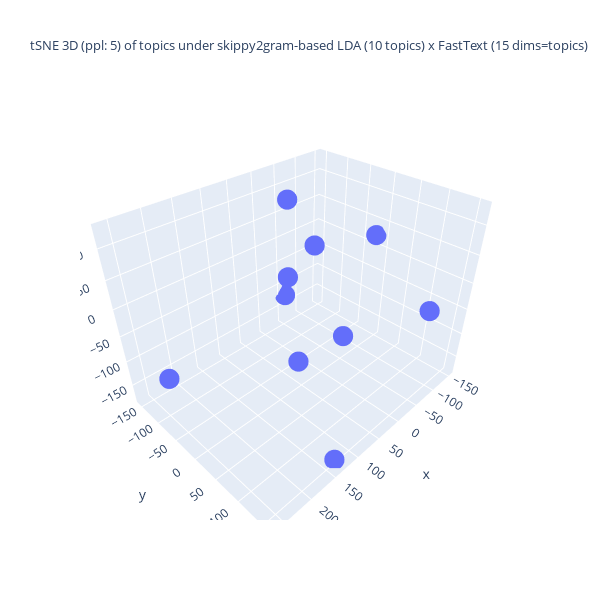

Notebook code cell kept with this figure:
### Code cell
%%capture --no-display

## Plotlyを使って tSNE の結果の可視化 (3D)
import numpy as np
import plotly.graph_objects as go

## 変数の指定
d1, d2, d3 = topic_tsne_3d[:,0], topic_tsne_3d[:,1], topic_tsne_3d[:,2]
fig = go.Figure(data = [go.Scatter3d(x = d1, y = d2, z = d3,
                                     mode = 'markers', marker = dict(size = 7)) ])

## 3D 散布図にラベルを追加する処理は未実装
if use_FastText:
    if use_LDA:
        title_val = f"tSNE 3D (ppl: {top_perplexity_val}) of topics under {term_type}-based LDA ({n_topics} topics) x FastText ({ft_n_dims} dims=topics)"
    else:
        title_val = f"tSNE 3D (ppl: {top_perplexity_val}) of dims under FastText ({n_topics} dims)"
else:
    title_val = f"tSNE 3D (ppl: {top_perplexity_val}) of topics {term_type}-based LDA ({n_topics} topics)"
#
fig.update_layout(title = dict(text = title_val, font_size = 13),
                  autosize = False, width = 600, height = 600,)
fig.show()

### Figure 1 — Plotly figure (JSON) as saved in the notebook; plotly's stock layout.template omitted (floating-point values rounded to 4 significant figures)
{"data": [{"marker": {"size": 7}, "mode": "markers", "type": "scatter3d", "x": [124.7, -59.41, -26.89, -56.27, 133.8, 15.79, -150.2, 96.0, -25.93, 259.8], "y": [67.2, -155.8, 22.43, 157.9, 150.2, -66.95, -16.92, 67.44, -109.8, -59.1], "z": [-46.57, -125.1, -110.1, -4.526, -178.4, -12.87, 22.79, 126.7, 97.72, -73.89]}], "layout": {"autosize": false, "height": 600, "title": {"font": {"size": 13}, "text": "tSNE 3D (ppl: 5) of topics under skippy2gram-based LDA (10 topics) x FastText (15 dims=topics)"}, "width": 600}}
